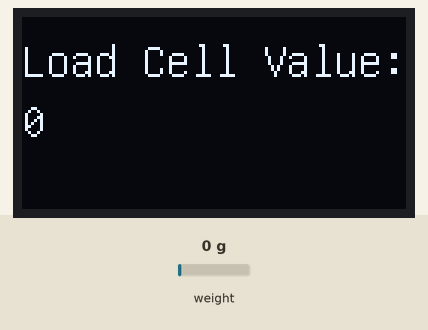
Recording of a sketch running on a simulated Arduino Uno, built with avr-gcc and run on an emulated ATmega328P. On the bench: 128×64 one-colour display. The test bench sets the inputs (shaded band); at power-on: weight on the scale 0 g. What the sketch prints to the serial monitor is not drawn.

Above: at 1.4 s.
1.5 s: weight on the scale set to 100 g
At 2.9 s:
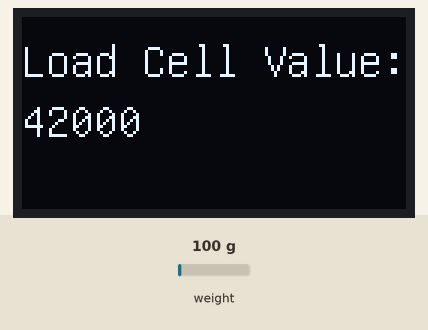
3.2 s: weight on the scale set to 1250 g
At 4.5 s:
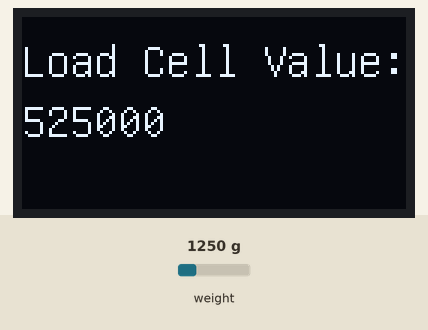
5.4 s: weight on the scale set to 2500 g
At 6.5 s:
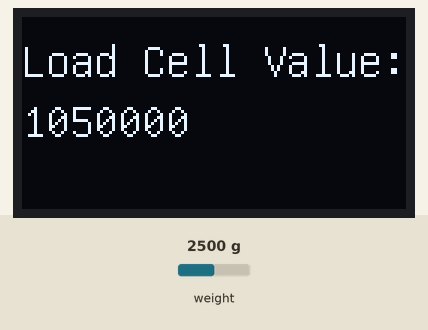
Timing chart, 0 to 8.4 s (numbered marks = the images above; inputs shaded):
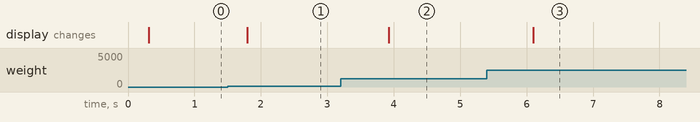

The sketch:

EcranLoadCell.ino
```cpp
#include "U8glib.h"
#include "HX711.h"

// Define pin constants for the HX711
#define DOUT 3
#define CLK 2

// Initialize the HX711 object
HX711 scale;

// Initialize the OLED display object
U8GLIB_SSD1306_128X64 u8g(U8G_I2C_OPT_NO_ACK);

void setup(void) {
  // Start serial communication for debugging
  Serial.begin(9600);

  // Start the communication with the OLED display
  u8g.begin();

  // Initialize the HX711 load cell sensor
  scale.begin(DOUT, CLK);
}

void loop(void) {
  // Read the value from the load cell
  long reading = scale.read();

  // Clear the display
  u8g.firstPage();
  do {
    // Print "hello" at position (0, 20)
    u8g.setFont(u8g_font_unifont);
    u8g.setPrintPos(0, 20);
    u8g.print("Load Cell Value:");
    u8g.setPrintPos(0, 40);
    u8g.print(reading); // Print the reading from the load cell
  } while( u8g.nextPage() );

  // Print the value to Serial monitor
  Serial.print("Load Cell Reading: ");
  Serial.println(reading);

  // Add some delay before updating again
  delay(200);
}
```

Measured:
- after the input at 1.5 s, the display: changes after 0.30 s (image 1)
- after the input at 3.2 s, the display: changes after 0.73 s (image 2)
- after the input at 5.4 s, the display: changes after 0.70 s (image 3)
